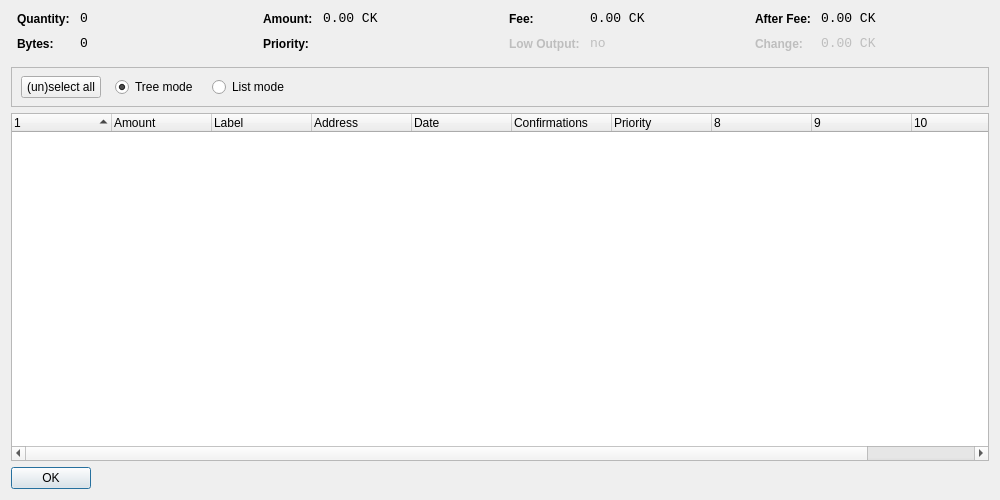
<?xml version="1.0" encoding="UTF-8"?>
<ui version="4.0">
 <class>CoinControlDialog</class>
 <widget class="QDialog" name="CoinControlDialog">
  <property name="geometry">
   <rect>
    <x>0</x>
    <y>0</y>
    <width>1000</width>
    <height>500</height>
   </rect>
  </property>
  <property name="windowTitle">
   <string>Coin Control</string>
  </property>
  <layout class="QVBoxLayout" name="verticalLayout">
   <item>
    <layout class="QHBoxLayout" name="horizontalLayoutTop" stretch="0,0,0,0">
     <property name="topMargin">
      <number>0</number>
     </property>
     <property name="bottomMargin">
      <number>10</number>
     </property>
     <item>
      <layout class="QFormLayout" name="formLayoutCoinControl1">
       <property name="horizontalSpacing">
        <number>10</number>
       </property>
       <property name="verticalSpacing">
        <number>10</number>
       </property>
       <property name="leftMargin">
        <number>6</number>
       </property>
       <property name="rightMargin">
        <number>6</number>
       </property>
       <item row="0" column="0">
        <widget class="QLabel" name="labelCoinControlQuantityText">
         <property name="styleSheet">
          <string notr="true">font-weight:bold;</string>
         </property>
         <property name="text">
          <string>Quantity:</string>
         </property>
        </widget>
       </item>
       <item row="0" column="1">
        <widget class="QLabel" name="labelCoinControlQuantity">
         <property name="font">
          <font>
           <family>Monospace</family>
           <pointsize>10</pointsize>
          </font>
         </property>
         <property name="cursor">
          <cursorShape>IBeamCursor</cursorShape>
         </property>
         <property name="contextMenuPolicy">
          <enum>Qt::ActionsContextMenu</enum>
         </property>
         <property name="text">
          <string notr="true">0</string>
         </property>
         <property name="textInteractionFlags">
          <set>Qt::LinksAccessibleByMouse|Qt::TextSelectableByKeyboard|Qt::TextSelectableByMouse</set>
         </property>
        </widget>
       </item>
       <item row="1" column="0">
        <widget class="QLabel" name="labelCoinControlBytesText">
         <property name="styleSheet">
          <string notr="true">font-weight:bold;</string>
         </property>
         <property name="text">
          <string>Bytes:</string>
         </property>
        </widget>
       </item>
       <item row="1" column="1">
        <widget class="QLabel" name="labelCoinControlBytes">
         <property name="font">
          <font>
           <family>Monospace</family>
           <pointsize>10</pointsize>
          </font>
         </property>
         <property name="cursor">
          <cursorShape>IBeamCursor</cursorShape>
         </property>
         <property name="contextMenuPolicy">
          <enum>Qt::ActionsContextMenu</enum>
         </property>
         <property name="text">
          <string notr="true">0</string>
         </property>
         <property name="textInteractionFlags">
          <set>Qt::LinksAccessibleByMouse|Qt::TextSelectableByKeyboard|Qt::TextSelectableByMouse</set>
         </property>
        </widget>
       </item>
      </layout>
     </item>
     <item>
      <layout class="QFormLayout" name="formLayoutCoinControl2">
       <property name="horizontalSpacing">
        <number>10</number>
       </property>
       <property name="verticalSpacing">
        <number>10</number>
       </property>
       <property name="leftMargin">
        <number>6</number>
       </property>
       <property name="rightMargin">
        <number>6</number>
       </property>
       <item row="0" column="0">
        <widget class="QLabel" name="labelCoinControlAmountText">
         <property name="styleSheet">
          <string notr="true">font-weight:bold;</string>
         </property>
         <property name="text">
          <string>Amount:</string>
         </property>
        </widget>
       </item>
       <item row="0" column="1">
        <widget class="QLabel" name="labelCoinControlAmount">
         <property name="font">
          <font>
           <family>Monospace</family>
           <pointsize>10</pointsize>
          </font>
         </property>
         <property name="cursor">
          <cursorShape>IBeamCursor</cursorShape>
         </property>
         <property name="contextMenuPolicy">
          <enum>Qt::ActionsContextMenu</enum>
         </property>
         <property name="text">
          <string notr="true">0.00 CK</string>
         </property>
         <property name="textInteractionFlags">
          <set>Qt::LinksAccessibleByMouse|Qt::TextSelectableByKeyboard|Qt::TextSelectableByMouse</set>
         </property>
        </widget>
       </item>
       <item row="1" column="0">
        <widget class="QLabel" name="labelCoinControlPriorityText">
         <property name="styleSheet">
          <string notr="true">font-weight:bold;</string>
         </property>
         <property name="text">
          <string>Priority:</string>
         </property>
        </widget>
       </item>
       <item row="1" column="1">
        <widget class="QLabel" name="labelCoinControlPriority">
         <property name="font">
          <font>
           <family>Monospace</family>
           <pointsize>10</pointsize>
          </font>
         </property>
         <property name="cursor">
          <cursorShape>IBeamCursor</cursorShape>
         </property>
         <property name="contextMenuPolicy">
          <enum>Qt::ActionsContextMenu</enum>
         </property>
         <property name="text">
          <string/>
         </property>
         <property name="textInteractionFlags">
          <set>Qt::LinksAccessibleByMouse|Qt::TextSelectableByKeyboard|Qt::TextSelectableByMouse</set>
         </property>
        </widget>
       </item>
      </layout>
     </item>
     <item>
      <layout class="QFormLayout" name="formLayoutCoinControl3">
       <property name="horizontalSpacing">
        <number>10</number>
       </property>
       <property name="verticalSpacing">
        <number>10</number>
       </property>
       <property name="leftMargin">
        <number>6</number>
       </property>
       <property name="rightMargin">
        <number>6</number>
       </property>
       <item row="0" column="0">
        <widget class="QLabel" name="labelCoinControlFeeText">
         <property name="styleSheet">
          <string notr="true">font-weight:bold;</string>
         </property>
         <property name="text">
          <string>Fee:</string>
         </property>
        </widget>
       </item>
       <item row="0" column="1">
        <widget class="QLabel" name="labelCoinControlFee">
         <property name="font">
          <font>
           <family>Monospace</family>
           <pointsize>10</pointsize>
          </font>
         </property>
         <property name="cursor">
          <cursorShape>IBeamCursor</cursorShape>
         </property>
         <property name="contextMenuPolicy">
          <enum>Qt::ActionsContextMenu</enum>
         </property>
         <property name="text">
          <string notr="true">0.00 CK</string>
         </property>
         <property name="textInteractionFlags">
          <set>Qt::LinksAccessibleByMouse|Qt::TextSelectableByKeyboard|Qt::TextSelectableByMouse</set>
         </property>
        </widget>
       </item>
       <item row="1" column="0">
        <widget class="QLabel" name="labelCoinControlLowOutputText">
         <property name="enabled">
          <bool>false</bool>
         </property>
         <property name="styleSheet">
          <string notr="true">font-weight:bold;</string>
         </property>
         <property name="text">
          <string>Low Output:</string>
         </property>
        </widget>
       </item>
       <item row="1" column="1">
        <widget class="QLabel" name="labelCoinControlLowOutput">
         <property name="enabled">
          <bool>false</bool>
         </property>
         <property name="font">
          <font>
           <family>Monospace</family>
           <pointsize>10</pointsize>
          </font>
         </property>
         <property name="cursor">
          <cursorShape>IBeamCursor</cursorShape>
         </property>
         <property name="contextMenuPolicy">
          <enum>Qt::ActionsContextMenu</enum>
         </property>
         <property name="text">
          <string notr="true">no</string>
         </property>
         <property name="textInteractionFlags">
          <set>Qt::LinksAccessibleByMouse|Qt::TextSelectableByKeyboard|Qt::TextSelectableByMouse</set>
         </property>
        </widget>
       </item>
      </layout>
     </item>
     <item>
      <layout class="QFormLayout" name="formLayoutCoinControl4">
       <property name="horizontalSpacing">
        <number>10</number>
       </property>
       <property name="verticalSpacing">
        <number>10</number>
       </property>
       <property name="leftMargin">
        <number>6</number>
       </property>
       <property name="rightMargin">
        <number>6</number>
       </property>
       <item row="0" column="0">
        <widget class="QLabel" name="labelCoinControlAfterFeeText">
         <property name="styleSheet">
          <string notr="true">font-weight:bold;</string>
         </property>
         <property name="text">
          <string>After Fee:</string>
         </property>
        </widget>
       </item>
       <item row="0" column="1">
        <widget class="QLabel" name="labelCoinControlAfterFee">
         <property name="font">
          <font>
           <family>Monospace</family>
           <pointsize>10</pointsize>
          </font>
         </property>
         <property name="cursor">
          <cursorShape>IBeamCursor</cursorShape>
         </property>
         <property name="contextMenuPolicy">
          <enum>Qt::ActionsContextMenu</enum>
         </property>
         <property name="text">
          <string notr="true">0.00 CK</string>
         </property>
         <property name="textInteractionFlags">
          <set>Qt::LinksAccessibleByMouse|Qt::TextSelectableByKeyboard|Qt::TextSelectableByMouse</set>
         </property>
        </widget>
       </item>
       <item row="1" column="0">
        <widget class="QLabel" name="labelCoinControlChangeText">
         <property name="enabled">
          <bool>false</bool>
         </property>
         <property name="styleSheet">
          <string notr="true">font-weight:bold;</string>
         </property>
         <property name="text">
          <string>Change:</string>
         </property>
        </widget>
       </item>
       <item row="1" column="1">
        <widget class="QLabel" name="labelCoinControlChange">
         <property name="enabled">
          <bool>false</bool>
         </property>
         <property name="font">
          <font>
           <family>Monospace</family>
           <pointsize>10</pointsize>
          </font>
         </property>
         <property name="cursor">
          <cursorShape>IBeamCursor</cursorShape>
         </property>
         <property name="contextMenuPolicy">
          <enum>Qt::ActionsContextMenu</enum>
         </property>
         <property name="text">
          <string notr="true">0.00 CK</string>
         </property>
         <property name="textInteractionFlags">
          <set>Qt::LinksAccessibleByMouse|Qt::TextSelectableByKeyboard|Qt::TextSelectableByMouse</set>
         </property>
        </widget>
       </item>
      </layout>
     </item>
    </layout>
   </item>
   <item>
    <widget class="QFrame" name="frame">
     <property name="minimumSize">
      <size>
       <width>0</width>
       <height>40</height>
      </size>
     </property>
     <property name="frameShape">
      <enum>QFrame::StyledPanel</enum>
     </property>
     <property name="frameShadow">
      <enum>QFrame::Sunken</enum>
     </property>
     <widget class="QWidget" name="horizontalLayoutWidget">
      <property name="geometry">
       <rect>
        <x>10</x>
        <y>0</y>
        <width>781</width>
        <height>41</height>
       </rect>
      </property>
      <layout class="QHBoxLayout" name="horizontalLayoutPanel" stretch="0,0,0,0,0">
       <property name="spacing">
        <number>14</number>
       </property>
       <item>
        <widget class="QPushButton" name="pushButtonSelectAll">
         <property name="sizePolicy">
          <sizepolicy hsizetype="Maximum" vsizetype="Fixed">
           <horstretch>0</horstretch>
           <verstretch>0</verstretch>
          </sizepolicy>
         </property>
         <property name="text">
          <string>(un)select all</string>
         </property>
        </widget>
       </item>
       <item>
        <widget class="QRadioButton" name="radioTreeMode">
         <property name="sizePolicy">
          <sizepolicy hsizetype="Maximum" vsizetype="Fixed">
           <horstretch>0</horstretch>
           <verstretch>0</verstretch>
          </sizepolicy>
         </property>
         <property name="text">
          <string>Tree mode</string>
         </property>
         <property name="checked">
          <bool>true</bool>
         </property>
        </widget>
       </item>
       <item>
        <widget class="QRadioButton" name="radioListMode">
         <property name="sizePolicy">
          <sizepolicy hsizetype="Maximum" vsizetype="Fixed">
           <horstretch>0</horstretch>
           <verstretch>0</verstretch>
          </sizepolicy>
         </property>
         <property name="text">
          <string>List mode</string>
         </property>
        </widget>
       </item>
       <item>
        <spacer name="horizontalSpacer">
         <property name="orientation">
          <enum>Qt::Horizontal</enum>
         </property>
         <property name="sizeHint" stdset="0">
          <size>
           <width>40</width>
           <height>20</height>
          </size>
         </property>
        </spacer>
       </item>
      </layout>
     </widget>
    </widget>
   </item>
   <item>
    <widget class="CoinControlTreeWidget" name="treeWidget">
     <property name="contextMenuPolicy">
      <enum>Qt::CustomContextMenu</enum>
     </property>
     <property name="sortingEnabled">
      <bool>false</bool>
     </property>
     <property name="columnCount">
      <number>11</number>
     </property>
     <attribute name="headerShowSortIndicator" stdset="0">
      <bool>true</bool>
     </attribute>
     <attribute name="headerStretchLastSection">
      <bool>false</bool>
     </attribute>
     <column>
      <property name="text">
       <string/>
      </property>
     </column>
     <column>
      <property name="text">
       <string>Amount</string>
      </property>
     </column>
     <column>
      <property name="text">
       <string>Label</string>
      </property>
     </column>
     <column>
      <property name="text">
       <string>Address</string>
      </property>
     </column>
     <column>
      <property name="text">
       <string>Date</string>
      </property>
     </column>
     <column>
      <property name="text">
       <string>Confirmations</string>
      </property>
      <property name="toolTip">
       <string>Confirmed</string>
      </property>
     </column>
     <column>
      <property name="text">
       <string>Priority</string>
      </property>
     </column>
     <column>
      <property name="text">
       <string/>
      </property>
     </column>
     <column>
      <property name="text">
       <string/>
      </property>
     </column>
     <column>
      <property name="text">
       <string/>
      </property>
     </column>
     <column>
      <property name="text">
       <string/>
      </property>
     </column>
    </widget>
   </item>
   <item>
    <widget class="QDialogButtonBox" name="buttonBox">
     <property name="sizePolicy">
      <sizepolicy hsizetype="Maximum" vsizetype="Fixed">
       <horstretch>0</horstretch>
       <verstretch>0</verstretch>
      </sizepolicy>
     </property>
     <property name="orientation">
      <enum>Qt::Horizontal</enum>
     </property>
     <property name="standardButtons">
      <set>QDialogButtonBox::Ok</set>
     </property>
    </widget>
   </item>
  </layout>
 </widget>
 <customwidgets>
  <customwidget>
   <class>CoinControlTreeWidget</class>
   <extends>QTreeWidget</extends>
   <header>coincontroltreewidget.h</header>
  </customwidget>
 </customwidgets>
 <resources/>
 <connections/>
</ui>
